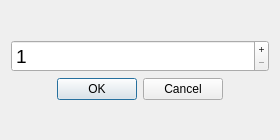
<?xml version="1.0" encoding="UTF-8"?>
<ui version="4.0">
 <class>MessageHistoryDialog</class>
 <widget class="QDialog" name="MessageHistoryDialog">
  <property name="windowModality">
   <enum>Qt::ApplicationModal</enum>
  </property>
  <property name="geometry">
   <rect>
    <x>0</x>
    <y>0</y>
    <width>280</width>
    <height>140</height>
   </rect>
  </property>
  <property name="windowTitle">
   <string>Message history limit</string>
  </property>
  <property name="modal">
   <bool>true</bool>
  </property>
  <layout class="QVBoxLayout" name="verticalLayout_2">
   <item>
    <layout class="QVBoxLayout" name="verticalLayout">
     <item>
      <widget class="QSpinBox" name="spinBox">
       <property name="font">
        <font>
         <pointsize>14</pointsize>
        </font>
       </property>
       <property name="wrapping">
        <bool>false</bool>
       </property>
       <property name="frame">
        <bool>true</bool>
       </property>
       <property name="buttonSymbols">
        <enum>QAbstractSpinBox::PlusMinus</enum>
       </property>
       <property name="accelerated">
        <bool>false</bool>
       </property>
       <property name="prefix">
        <string/>
       </property>
       <property name="minimum">
        <number>1</number>
       </property>
       <property name="maximum">
        <number>500</number>
       </property>
      </widget>
     </item>
     <item>
      <widget class="QDialogButtonBox" name="buttonBox">
       <property name="orientation">
        <enum>Qt::Horizontal</enum>
       </property>
       <property name="standardButtons">
        <set>QDialogButtonBox::Cancel|QDialogButtonBox::Ok</set>
       </property>
       <property name="centerButtons">
        <bool>true</bool>
       </property>
      </widget>
     </item>
    </layout>
   </item>
  </layout>
 </widget>
 <resources/>
 <connections>
  <connection>
   <sender>buttonBox</sender>
   <signal>accepted()</signal>
   <receiver>MessageHistoryDialog</receiver>
   <slot>accept()</slot>
   <hints>
    <hint type="sourcelabel">
     <x>248</x>
     <y>254</y>
    </hint>
    <hint type="destinationlabel">
     <x>157</x>
     <y>274</y>
    </hint>
   </hints>
  </connection>
  <connection>
   <sender>buttonBox</sender>
   <signal>rejected()</signal>
   <receiver>MessageHistoryDialog</receiver>
   <slot>reject()</slot>
   <hints>
    <hint type="sourcelabel">
     <x>316</x>
     <y>260</y>
    </hint>
    <hint type="destinationlabel">
     <x>286</x>
     <y>274</y>
    </hint>
   </hints>
  </connection>
 </connections>
</ui>
